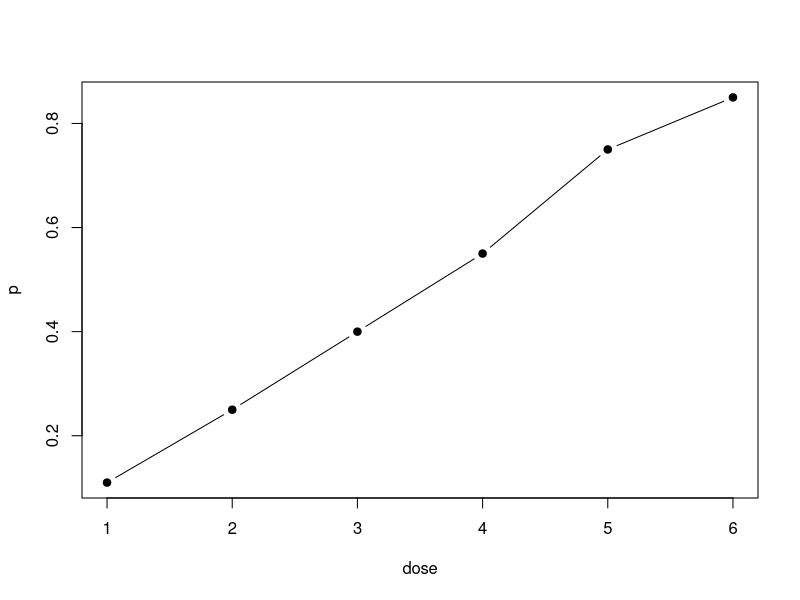

Reproduce this figure in R.
## ---- chunk 1
dose <- 1:6
p <- c(0.11, 0.25, 0.40, 0.55, 0.75, 0.85)

plot(dose, p, type = "b", pch = 19)
